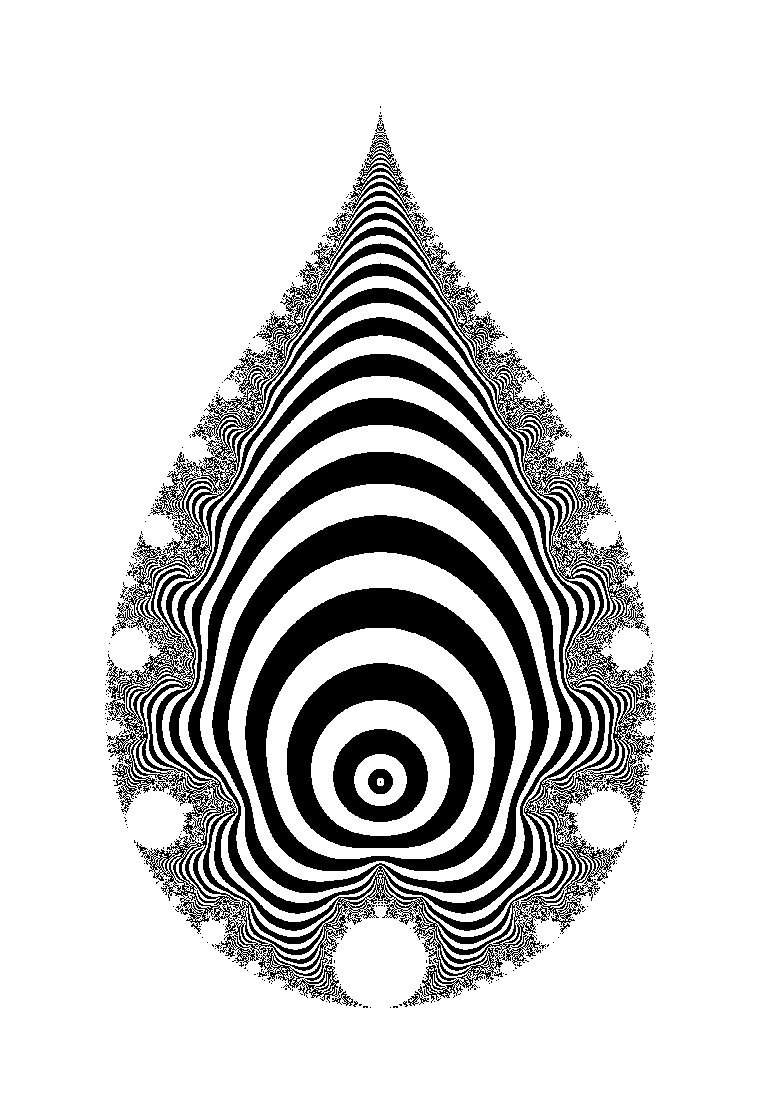

Python code for this plot:
#!/usr/bin/env python
# -*- coding: utf-8 -*-
"""UF1c 辐射棋盘格 — 射线×平滑势波浪, 无硬同心环

原XF1: XOR = 射线⊕floor(pot)→硬环边缘
现:    XOR = 射线⊕sin(pot)→平滑渐变, 树杈纹理保留, 同心环消失
"""
import numpy as np, matplotlib.pyplot as plt, os
od=os.path.dirname(os.path.abspath(__file__))
TIP=4.0; B=-4/3; H=1.6242719100; M=0.5
RE_MIN,RE_MAX=B-M,TIP+M; IM_MIN,IM_MAX=-H-M,H+M
W=2400; H=int(W*(RE_MAX-RE_MIN)/(IM_MAX-IM_MIN))
MAXITER=250; BAILOUT=50; ALPHA=-1; RAY_DIV=64

x=np.linspace(RE_MIN,RE_MAX,W); y=np.linspace(IM_MIN,IM_MAX,H); X,Y=np.meshgrid(x,y); co=X+1j*Y
eps=1e-12; ce=np.where(np.abs(co)>eps,(np.abs(co)**ALPHA)*np.exp(1j*ALPHA*np.angle(co)),1e6+0j)
z=np.zeros_like(ce); alive=np.ones(ce.shape,bool); zf=np.zeros_like(ce)
for n in range(MAXITER):
    if not alive.any():break
    idx=np.where(alive);za=z[idx].copy();ca=ce[idx].copy();za=za**2+ca;z[idx]=za;zf[idx]=za
    alive&=~(np.abs(z)>BAILOUT)
interior=np.rot90(alive,k=3)
az=np.abs(zf)+1e-12;sm=np.where(~alive,MAXITER-1-np.log2(np.maximum(np.log2(az),1e-12)),0.0)
ang=np.arctan2(zf.imag,zf.real)/(2*np.pi)
er=(ang/np.power(2.0,np.where(~alive,MAXITER-1,0).astype(float)))%1.0;er[alive]=0
sm=np.rot90(sm,k=3);er=np.rot90(er,k=3);ext=~interior;h,w=er.shape
rz=np.floor(er*RAY_DIV).astype(int)
# ★ 用平滑sin波替代硬floor: 保留XOR纹理但消除硬环边缘
pot_wave=np.sin(sm*6)>0
cb=((rz%2==0)!=pot_wave)&ext
img=np.ones((h,w,3));img[cb]=0;img[interior]=1
fig,ax=plt.subplots(figsize=(8,8*h/w),dpi=150)
ax.imshow(img,extent=[IM_MIN,IM_MAX,RE_MIN,RE_MAX],origin='lower',interpolation='nearest')
ax.axis('off');plt.tight_layout(pad=0)
plt.savefig(os.path.join(od,"UF1c_辐射棋盘格.png"),dpi=200,bbox_inches='tight',facecolor='white');plt.close()
print("UF1c done")
